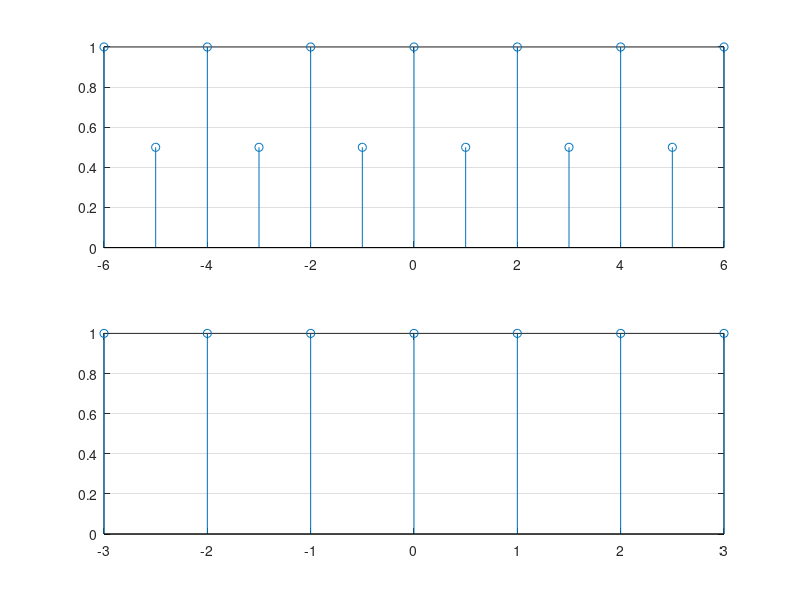

Write the MATLAB code that produced this figure.
close all;
clear;
clc;
x1=-6:1:6;
y1=[1 0.5 1 0.5 1 0.5 1 0.5 1 0.5 1 0.5 1];
value=2;
temp=1;
for i=1:length(x1)
    if(rem(x1(i),value)==0)
        x2(temp)=x1(i)./value;
        y2(temp)=y1(i);
        temp=temp+1;
    end
end

subplot(2,1,1);
stem(x1,y1);
grid on;

subplot(2,1,2);
stem(x2,y2);
grid on;